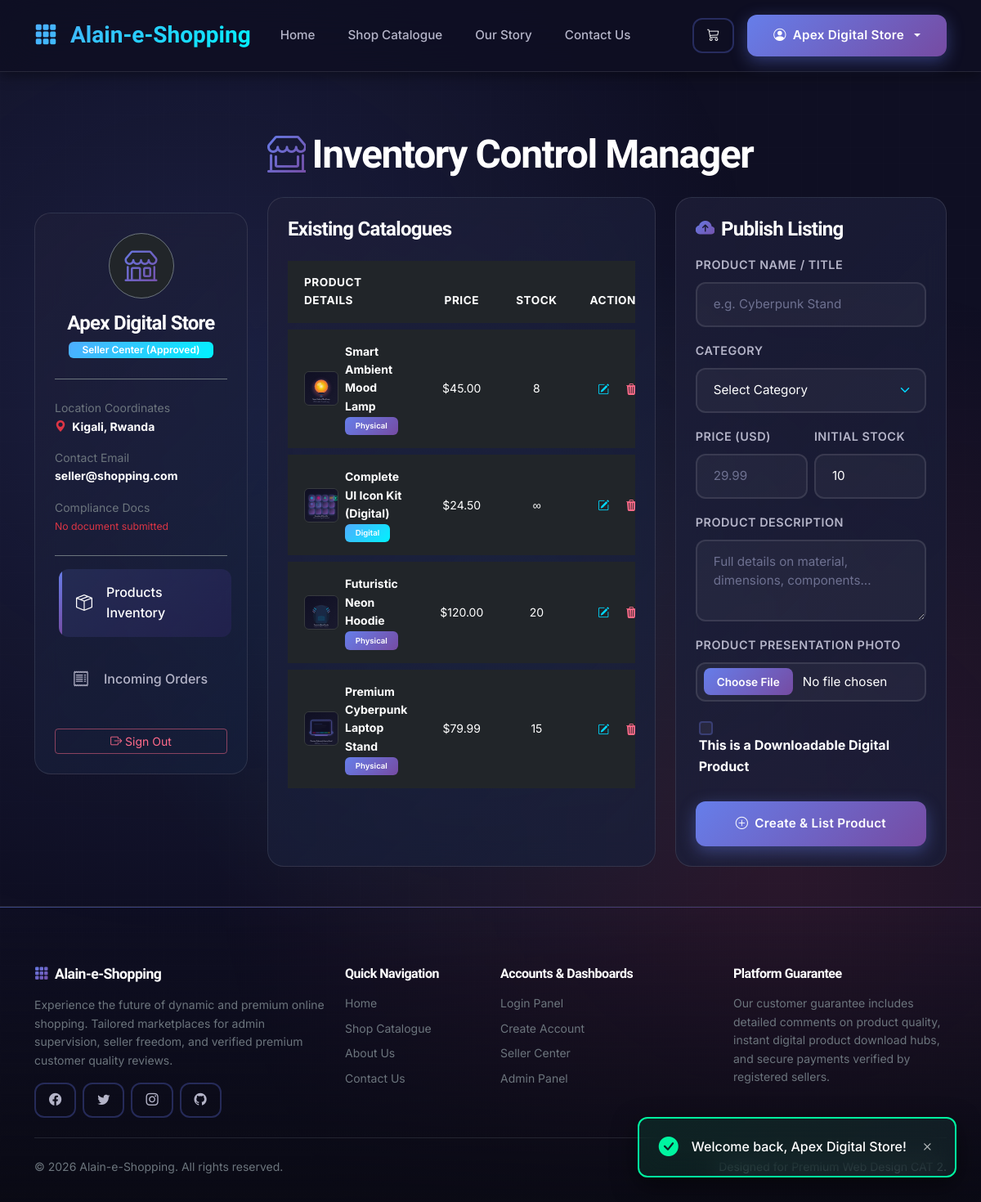
The page /seller/dashboard.php (signed in) on the database its author committed.
### tables this page shows
CREATE TABLE IF NOT EXISTS `products` (
    `id` INT AUTO_INCREMENT PRIMARY KEY,
    `seller_id` INT NOT NULL,
    `name` VARCHAR(255) NOT NULL,
    `description` TEXT NOT NULL,
    `price` DECIMAL(10, 2) NOT NULL,
    `category_id` INT NULL,
    `image_url` VARCHAR(255) NOT NULL,
    `file_url` VARCHAR(255) DEFAULT NULL,
    `stock` INT DEFAULT 10,
    `is_digital` TINYINT(1) DEFAULT 0,
    `created_at` TIMESTAMP DEFAULT CURRENT_TIMESTAMP,
    FOREIGN KEY (`seller_id`) REFERENCES `users`(`id`) ON DELETE CASCADE,
    FOREIGN KEY (`category_id`) REFERENCES `categories`(`id`) ON DELETE SET NULL,
    INDEX `idx_seller` (`seller_id`),
    INDEX `idx_category` (`category_id`),
    INDEX `idx_price` (`price`)
);

### includes/auth.php (called while the page is built, shortened)
<?php
function is_logged_in() {
    return isset($_SESSION['user_id']);
}
function get_current_user_details() {
    if (is_logged_in()) {
        return [
            'id'               => $_SESSION['user_id'],
            'name'             => $_SESSION['user_name'],
            'email'            => $_SESSION['user_email'],
            'role'             => $_SESSION['user_role'],
            'status'           => $_SESSION['user_status'] ?? 'approved',
            'location'         => $_SESSION['seller_location'] ?? null,
            'seller_documents' => $_SESSION['seller_documents'] ?? null,
            'created_at'       => $_SESSION['user_created_at'] ?? null,
        ];
    }
    return null;
}
function format_price($price) {
    return '$' . number_format($price, 2);
}
?>

### seller/dashboard.php (the view, shortened to what this page needs)
<?php
require_once __DIR__ . '/../includes/header.php';
$current_user = get_current_user_details();
$stmt_prods = $conn->prepare("SELECT p.*, c.name as category_name
                              FROM products p
                              LEFT JOIN categories c ON p.category_id = c.id
                              WHERE p.seller_id = ?
                              ORDER BY p.id DESC");
$stmt_prods->bind_param("i", $current_user['id']);
$stmt_prods->execute();
$seller_prods = $stmt_prods->get_result();
?>
<div class="container py-5 mt-4">
    <div class="row gy-4">
        <div class="col-lg-3">
            <div class="card-glass p-4 sticky-top" style="top: 100px; z-index: 10;">
                <div class="text-center mb-4 border-bottom border-secondary pb-4">
                    <div class="d-inline-flex align-items-center justify-content-center bg-dark rounded-circle border border-secondary mb-3" style="width: 80px; height: 80px;">
                        <i class="bi bi-shop text-gradient-primary fs-1"></i>
                    </div>
                    <h4 class="text-white font-heading mb-1"><?php echo htmlspecialchars($current_user['name']); ?></h4>
                    <span class="badge <?php echo $current_user['status'] === 'approved' ? 'bg-info' : 'bg-warning text-dark'; ?> py-1 px-3">
                        Seller Center (<?php echo ucfirst($current_user['status']); ?>)
                    </span>
                </div>
                <div class="d-flex flex-column gap-3 small mb-4">
                    <div>
                        <span class="text-secondary d-block">Location Coordinates</span>
                        <strong class="text-white"><i class="bi bi-geo-alt-fill text-danger me-1"></i> <?php echo htmlspecialchars($current_user['location'] ?? 'Not set'); ?></strong>
                    </div>
                    <div>
                        <span class="text-secondary d-block">Contact Email</span>
                        <strong class="text-white"><?php echo htmlspecialchars($current_user['email']); ?></strong>
                    </div>
                    <div>
                        <span class="text-secondary d-block">Compliance Docs</span>
                        <?php if ($current_user['seller_documents']): ?>
                            <a href="<?php echo BASE_URL; ?>/<?php echo htmlspecialchars($current_user['seller_documents']); ?>" class="text-info d-inline-block mt-1 text-decoration-none fw-bold" target="_blank">
                                <i class="bi bi-file-earmark-check-fill me-1"></i> View Submitted Doc
                            </a>
                        <?php else: ?>
                            <span class="text-danger small">No document submitted</span>
                        <?php endif; ?>
                    </div>
                </div>
                <div class="d-flex flex-column gap-2 pt-3 border-top border-secondary">
                    <a href="dashboard.php" class="dashboard-nav-link active"><i class="bi bi-box-seam"></i> Products Inventory</a>
                    <a href="orders.php" class="dashboard-nav-link"><i class="bi bi-receipt"></i> Incoming Orders</a>
                    <a href="../logout.php" class="btn btn-outline-danger btn-sm w-100 mt-2"><i class="bi bi-box-arrow-right"></i> Sign Out</a>
                </div>
            </div>
        </div>
        <div class="col-lg-9">
            <h2 class="text-white mb-4"><i class="bi bi-shop-window text-gradient-primary me-2"></i>Inventory Control Manager</h2>
            <div class="row g-4">
                <div class="col-xl-7">
                    <div class="card-glass p-4 h-100">
                        <h4 class="text-white mb-3 font-heading">Existing Catalogues</h4>
                        <?php if ($seller_prods && $seller_prods->num_rows > 0): ?>
                            <div class="table-responsive">
                                <table class="table table-dark table-premium mb-0 small">
                                    <thead>
                                        <tr>
                                            <th>Product Details</th>
                                            <th class="text-center">Price</th>
                                            <th class="text-center">Stock</th>
                                            <th class="text-end">Actions</th>
                                        </tr>
                                    </thead>
                                    <tbody>
                                        <?php while ($prod = $seller_prods->fetch_assoc()): ?>
                                            <tr>
                                                <td>
                                                    <div class="d-flex align-items-center gap-2">
                                                        <img src="<?php echo BASE_URL; ?>/<?php echo htmlspecialchars($prod['image_url']); ?>" class="rounded product-thumb-sm" onerror="this.src='<?php echo BASE_URL; ?>/assets/img/placeholder.svg'" alt="Product">
                                                        <div>
                                                            <div class="text-white fw-bold"><?php echo htmlspecialchars($prod['name']); ?></div>
                                                            <span class="badge <?php echo $prod['is_digital'] ? 'bg-info' : 'bg-primary'; ?>" style="font-size:0.6rem;">
                                                                <?php echo $prod['is_digital'] ? 'Digital' : 'Physical'; ?>
                                                            </span>
                                                        </div>
                                                    </div>
                                                </td>
                                                <td class="text-center"><?php echo format_price($prod['price']); ?></td>
                                                <td class="text-center"><?php echo $prod['is_digital'] ? '∞' : $prod['stock']; ?></td>
                                                <td class="text-end">
                                                    <div class="d-flex justify-content-end gap-1">
                                                        <a href="edit-product.php?id=<?php echo $prod['id']; ?>" class="btn btn-sm btn-outline-info border-0"><i class="bi bi-pencil-square"></i></a>
                                                        <form action="dashboard.php" method="POST" onsubmit="return confirm('Are you sure you want to delete this listing?');">
                                                            <button type="submit" class="btn btn-sm btn-outline-danger border-0"><i class="bi bi-trash3-fill"></i></button>
                                                        </form>
                                                    </div>
                                                </td>
                                            </tr>
                                        <?php endwhile; ?>
                                    </tbody>
                                </table>
                            </div>
                        <?php endif; ?>
                    </div>
                </div>
                <div class="col-xl-5">
                    <div class="card-glass p-4 h-100">
                        <h4 class="text-white mb-3 font-heading"><i class="bi bi-cloud-arrow-up-fill text-gradient-primary me-2"></i>Publish Listing</h4>
                        <form action="dashboard.php" method="POST" enctype="multipart/form-data" class="d-flex flex-column gap-3">
                            <div>
                                <label class="form-glass-label" for="prod_name">Product Name / Title</label>
                                <input type="text" name="name" id="prod_name" class="form-control form-glass-input" placeholder="e.g. Cyberpunk Stand" required>
                            </div>
                            <div>
                                <label class="form-glass-label" for="category_id">Category</label>
                                <select name="category_id" id="category_id" class="form-select form-glass-input" required>
                                    <option value="">Select Category</option>
                                </select>
                            </div>
                            <div class="row g-2">
                                <div class="col-6">
                                    <label class="form-glass-label" for="prod_price">Price (USD)</label>
                                    <input type="number" step="0.01" name="price" id="prod_price" class="form-control form-glass-input" placeholder="29.99" required>
                                </div>
                                <div class="col-6" id="stock-field-container">
                                    <label class="form-glass-label" for="prod_stock">Initial Stock</label>
                                    <input type="number" name="stock" id="prod_stock" class="form-control form-glass-input" value="10">
                                </div>
                            </div>
                            <div>
                                <label class="form-glass-label" for="prod_desc">Product Description</label>
                                <textarea name="description" id="prod_desc" rows="3" class="form-control form-glass-input" placeholder="Full details on material, dimensions, components..." required></textarea>
                            </div>
                            <div>
                                <label class="form-glass-label" for="product_image">Product Presentation Photo</label>
                                <input type="file" name="product_image" id="product_image" class="form-control form-glass-input" required>
                            </div>
                            <div class="form-check p-1">
                                <input class="form-check-input ms-0 me-2" type="checkbox" name="is_digital" id="is_digital">
                                <label class="form-check-label text-white fw-bold cursor-pointer" for="is_digital">
                                    This is a Downloadable Digital Product
                                </label>
                            </div>
                            <button type="submit" class="btn btn-premium w-100 py-3 mt-2"><i class="bi bi-plus-circle"></i> Create & List Product</button>
                        </form>
                    </div>
                </div>
            </div>
        </div>
    </div>
</div>
<?php require_once __DIR__ . '/../includes/footer.php'; ?>

### rows shown on the page
products: image_url (picture), name "Smart Ambient Mood Lamp", is_digital "Physical", price "$45.00", stock "8"
products: image_url (picture), name "Complete UI Icon Kit (Digital)", is_digital "Digital", price "$24.50"
products: image_url (picture), name "Futuristic Neon Hoodie", is_digital "Physical", price "$120.00", stock "20"
products: image_url (picture), name "Premium Cyberpunk Laptop Stand", is_digital "Physical", price "$79.99", stock "15"

### other values the page prints
$current_user['name'] "Apex Digital Store"
$current_user['status'] "Approved"
$current_user['location'] "Kigali, Rwanda"
$current_user['email'] "seller@shopping.com"
